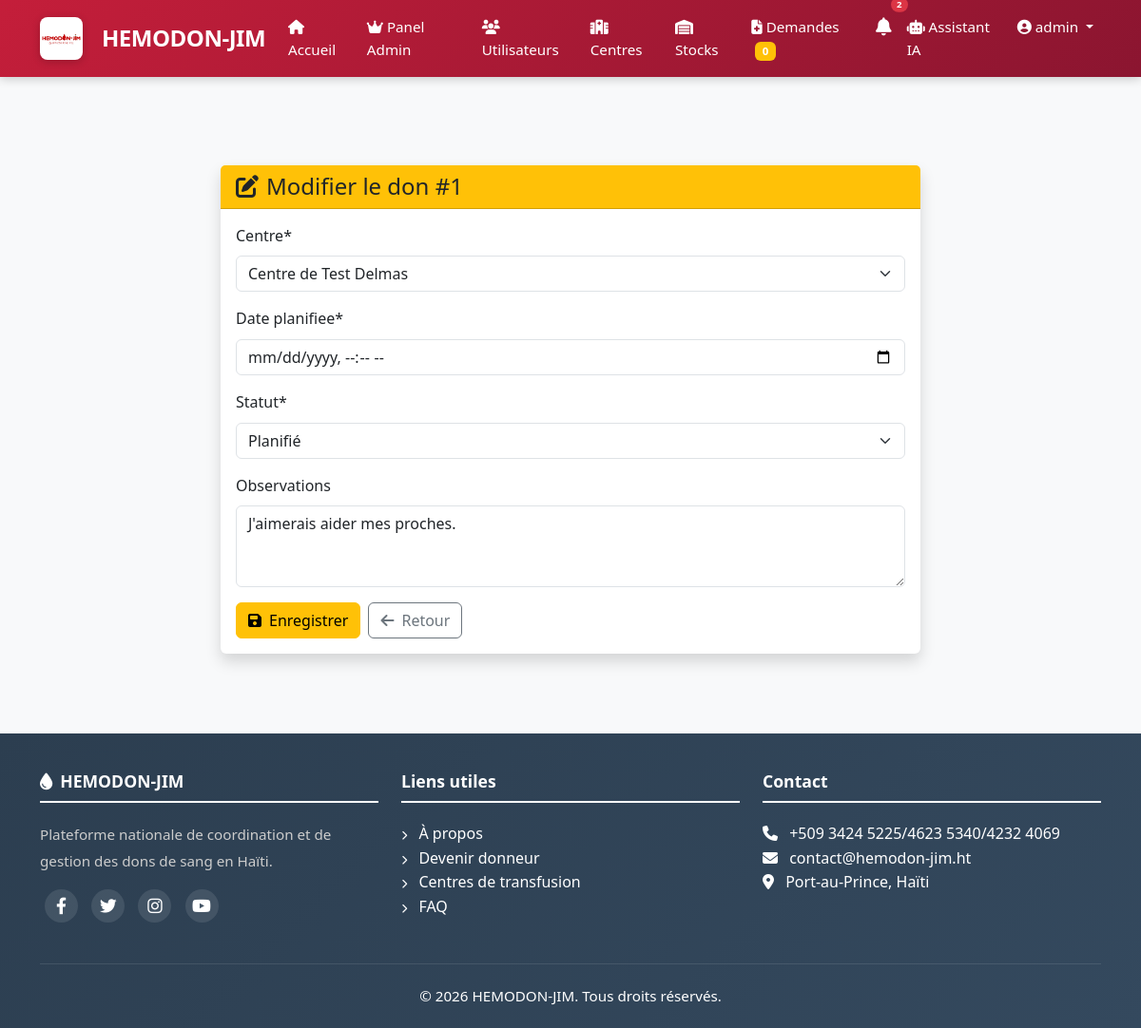
The app's page /dons/1/modifier/ (signed in) with its own data.
### apps/authentification/models.py (models this page shows, shortened)
class User(AbstractUser):
    GROUPE_CHOICES = [
        ('donneur', 'Donneur'),
        ('hospitalier', 'Personnel Hospitalier'),
        ('admin', 'Administrateur'),
        ('pnts', 'PNTS'),
    ]
    GROUPE_SANGUIN_CHOICES = [
        ('A+', 'A+'), ('A-', 'A-'),
        ('B+', 'B+'), ('B-', 'B-'),
        ('AB+', 'AB+'), ('AB-', 'AB-'),
        ('O+', 'O+'), ('O-', 'O-'),
    ]
    groupe = models.CharField(max_length=20, choices=GROUPE_CHOICES, default='donneur')
    telephone = models.CharField(max_length=20, unique=True)
    adresse = models.TextField(blank=True, null=True)
    commune = models.CharField(max_length=100, blank=True, null=True)
    departement = models.CharField(max_length=100, blank=True, null=True)
    date_naissance = models.DateField(null=True, blank=True)
    groupe_sanguin = models.CharField(max_length=3, choices=GROUPE_SANGUIN_CHOICES, blank=True, null=True)
    est_eligible = models.BooleanField(default=True)
    photo = models.ImageField(upload_to='photos/', blank=True, null=True)
    created_at = models.DateTimeField(auto_now_add=True)
    updated_at = models.DateTimeField(auto_now=True)
    class Meta:
        db_table = 'users'
        verbose_name = 'Utilisateur'
        verbose_name_plural = 'Utilisateurs'

### apps/dons/models.py (models this page shows, shortened)
class Don(models.Model):
    STATUT_CHOICES = [
        ('planifie', 'Planifié'),
        ('effectue', 'Effectué'),
        ('annule', 'Annulé'),
        ('reporte', 'Reporté'),
    ]
    donneur = models.ForeignKey(
        User,
        on_delete=models.CASCADE,
        related_name='dons'
    )
    centre = models.ForeignKey(
        Centre,
        on_delete=models.CASCADE,
        related_name='dons'
    )
    date_planifiee = models.DateTimeField()
    date_effectuee = models.DateTimeField(null=True, blank=True)
    statut = models.CharField(max_length=20, choices=STATUT_CHOICES, default='planifie')
    quantite = models.IntegerField(default=450, help_text="Quantité en ml")
    observations = models.TextField(blank=True, null=True)
    created_at = models.DateTimeField(auto_now_add=True)
    updated_at = models.DateTimeField(auto_now=True)
    class Meta:
        db_table = 'dons'
        verbose_name = 'Don'
        verbose_name_plural = 'Dons'
        ordering = ['-date_planifiee']

### apps/dons/views.py (the view)
# urls.py: path('dons/<int:don_id>/modifier/', views.don_update, name='update'),
@login_required
def don_update(request, don_id):
    if request.user.groupe not in ['admin', 'pnts'] and not request.user.is_superuser:
        messages.error(request, "Vous n'avez pas les droits pour modifier un don.")
        return redirect('dons:my_dons')
    don = get_object_or_404(Don, id=don_id)
    if request.method == 'POST':
        form = DonUpdateForm(request.POST, instance=don)
        if form.is_valid():
            form.save()
            AuditLog.objects.create(
                utilisateur=request.user,
                action='update',
                modele='Don',
                objet_id=don.id,
                objet_repr=f"Don #{don.id}",
                details={'statut': don.statut}
            )
            messages.success(request, f"Don #{don.id} mis à jour avec succès.")
            return redirect('dons:my_dons')
    else:
        form = DonUpdateForm(instance=don)
    context = {
        'form': form,
        'don': don,
        'title': f'Modifier le don #{don.id}',
        'active_page': 'dons',
    }
    return render(request, 'dons/update.html', context)

### apps/dons/forms.py
class DonUpdateForm(forms.ModelForm):
    class Meta:
        model = Don
        fields = ['centre', 'date_planifiee', 'statut', 'observations']
        widgets = {
            'date_planifiee': forms.DateTimeInput(
                attrs={'type': 'datetime-local', 'class': 'form-control'}
            ),
            'observations': forms.Textarea(attrs={'rows': 3, 'class': 'form-control'}),
        }
    def __init__(self, *args, **kwargs):
        super().__init__(*args, **kwargs)
        self.fields['centre'].queryset = Centre.objects.filter(est_actif=True)
        self.fields['centre'].widget.attrs.update({'class': 'form-select'})
        self.fields['date_planifiee'].widget.attrs.update({'class': 'form-control'})
        self.fields['statut'].widget.attrs.update({'class': 'form-select'})

### apps/authentification/context_processors.py (called while the page is built)
def user_notifications_count(request):
    count = 0
    if request.user.is_authenticated:
        count = Notification.objects.filter(
            models.Q(pour_tous=True) | models.Q(utilisateurs=request.user),
            est_lue=False
        ).distinct().count()
        print(f"Notifications non lues pour {request.user.username}: {count}")
    return {'user_notifications_count': count}

### apps/centres/models.py (called while the page is built)
    def __str__(self):
        return self.nom

### apps/dons/templates/dons/update.html (shortened to what this page needs)
{% extends 'base.html' %}
{% load crispy_forms_tags %}
{% block content %}
<div class="container py-4">
    <div class="row justify-content-center">
        <div class="col-md-8">
            <div class="card border-0 shadow">
                <div class="card-header bg-warning">
                    <h4 class="mb-0">
                        <i class="fas fa-edit me-2"></i>{{ title }}
                    </h4>
                </div>
                <div class="card-body">
                    <form method="POST">
                        {{ form|crispy }}
                        <div class="d-flex gap-2 mt-3">
                            <button type="submit" class="btn btn-warning">
                                <i class="fas fa-save me-2"></i>Enregistrer
                            </button>
                            <a href="{% url 'dons:my_dons' %}" class="btn btn-outline-secondary">
                                <i class="fas fa-arrow-left me-2"></i>Retour
                            </a>
                        </div>
                    </form>
                </div>
            </div>
        </div>
    </div>
</div>
{% endblock %}

### templates/partials/header.html (shortened to what this page needs)
{% load static %}
<nav class="navbar navbar-expand-lg navbar-custom fixed-top">
    <div class="container">
        <a class="navbar-brand" href="{% url 'home' %}">
            <img src="{% static 'images/logo/logo1.jpg' %}" alt="HEMODON-JIM" height="40" class="me-2" style="border-radius: 8px;">
            <span>HEMODON-JIM</span>
        </a>
        <div class="collapse navbar-collapse" id="navbarNav">
            <ul class="navbar-nav ms-auto">
                <li class="nav-item">
                    <a class="nav-link {% if request.path == '/' %}active{% endif %}" href="{% url 'home' %}">
                        <i class="fas fa-home"></i> Accueil
                    </a>
                </li>
                {% if user.is_authenticated %}
                    {% if user.is_superuser or user.groupe == 'admin' or user.groupe == 'pnts' %}
                        <li class="nav-item">
                            <a class="nav-link {% if 'admin-panel' in request.path %}active{% endif %}" href="{% url 'app_admin:dashboard' %}">
                                <i class="fas fa-crown"></i> Panel Admin
                            </a>
                        </li>
                        <li class="nav-item">
                            <a class="nav-link" href="{% url 'app_admin:users' %}">
                                <i class="fas fa-users"></i> Utilisateurs
                            </a>
                        </li>
                        <li class="nav-item">
                            <a class="nav-link" href="{% url 'app_admin:centres' %}">
                                <i class="fas fa-hospital"></i> Centres
                            </a>
                        </li>
                        <li class="nav-item">
                            <a class="nav-link {% if 'stocks' in request.path %}active{% endif %}" href="{% url 'stocks:list' %}">
                                <i class="fas fa-warehouse"></i> Stocks
                            </a>
                        </li>
                        <li class="nav-item">
                            <a class="nav-link {% if 'demandes' in request.path %}active{% endif %}" href="{% url 'demandes:toutes' %}">
                                <i class="fas fa-file-medical"></i> Demandes
                                <span class="badge bg-warning ms-1">{{ demandes_urgentes|default:0 }}</span>
                            </a>
                        </li>
                    {% endif %}
                    <li class="nav-item">
                        <a class="nav-link position-relative" href="{% url 'notifications:list' %}">
                            {% if user_notifications_count > 0 %}
                            <span class="position-absolute top-0 start-100 translate-middle badge rounded-pill bg-danger" style="font-size: 0.6rem; margin-top: -3px;">
                                {{ user_notifications_count }}
                            </span>
                            {% endif %}
                        </a>
                    </li>
                    <li class="nav-item">
                        <a class="nav-link" href="{% url 'chatbot:chatbot' %}">
                            <i class="fas fa-robot"></i> Assistant IA
                        </a>
                    </li>
                    <li class="nav-item dropdown">
                        <a class="nav-link dropdown-toggle" href="#" id="userDropdown" role="button" data-bs-toggle="dropdown">
                            <i class="fas fa-user-circle"></i> {{ user.username }}
                        </a>
                    </li>
                {% endif %}
            </ul>
        </div>
    </div>
</nav>

### static/css/style.css (style rules this page uses)
:root { --red-primary: #C41E3A; --red-dark: #8B1530; --red-light: #E53935; --red-very-light: #FFEBEE; --red-gradient: linear-gradient(135deg, #C41E3A 0%, #8B1530 100%); --white: #FFFFFF; --gray-100: #F8F9FA; --gray-200: #E9ECEF; --gray-300: #DEE2E6; --gray-600: #6C757D; --gray-900: #212529; --shadow-sm: 0 2px 10px rgba(0,0,0,0.08); --shadow-md: 0 4px 20px rgba(196,30,58,0.15); --shadow-lg: 0 8px 40px rgba(196,30,58,0.2); --navbar-height: 70px; }
* { margin: 0; padding: 0; box-sizing: border-box; }
html { scroll-behavior: smooth; }
body { font-family: 'Segoe UI', Tahoma, Geneva, Verdana, sans-serif; background: var(--gray-100); color: var(--gray-900); padding-top: var(--navbar-height); line-height: 1.6; }
a { color: var(--red-primary); text-decoration: none; transition: all 0.3s ease; }
.navbar-custom { background: var(--red-gradient) !important; box-shadow: var(--shadow-md); padding: 8px 0; transition: all 0.3s ease; min-height: var(--navbar-height); }
.navbar-custom .navbar-brand { display: flex; align-items: center; gap: 12px; color: white !important; font-weight: 800; font-size: 1.6rem; letter-spacing: -0.5px; }
.navbar-custom .navbar-brand img { height: 45px; width: auto; border-radius: 8px; transition: transform 0.3s ease; box-shadow: 0 2px 8px rgba(0,0,0,0.2); }
.navbar-custom .nav-link { color: rgba(255, 255, 255, 0.9) !important; font-weight: 500; padding: 8px 18px; border-radius: 50px; transition: all 0.3s ease; font-size: 0.95rem; }

### templates/base.html (style rules this page uses)
body { font-family: 'Segoe UI', Tahoma, Geneva, Verdana, sans-serif; background-color: #f8f9fa; margin-top: 80px; min-height: 100vh; display: flex; flex-direction: column; }
.navbar-custom { background: linear-gradient(135deg, #c0392b, #e74c3c); box-shadow: 0 2px 10px rgba(0,0,0,0.2); }
.navbar-custom .navbar-brand { font-weight: bold; color: white !important; font-size: 1.5rem; }
.navbar-custom .nav-link { color: white !important; font-weight: 500; transition: all 0.3s; }

### records on screen
User: username "admin"
Don: centre "Centre de Test Delmas", statut "Planifié", observations "J'aimerais aider mes proches."

### other values on screen
{{ demandes_urgentes|default:0 }} "0"
{{ user_notifications_count }} "2"
{{ title }} "Modifier le don #1"
